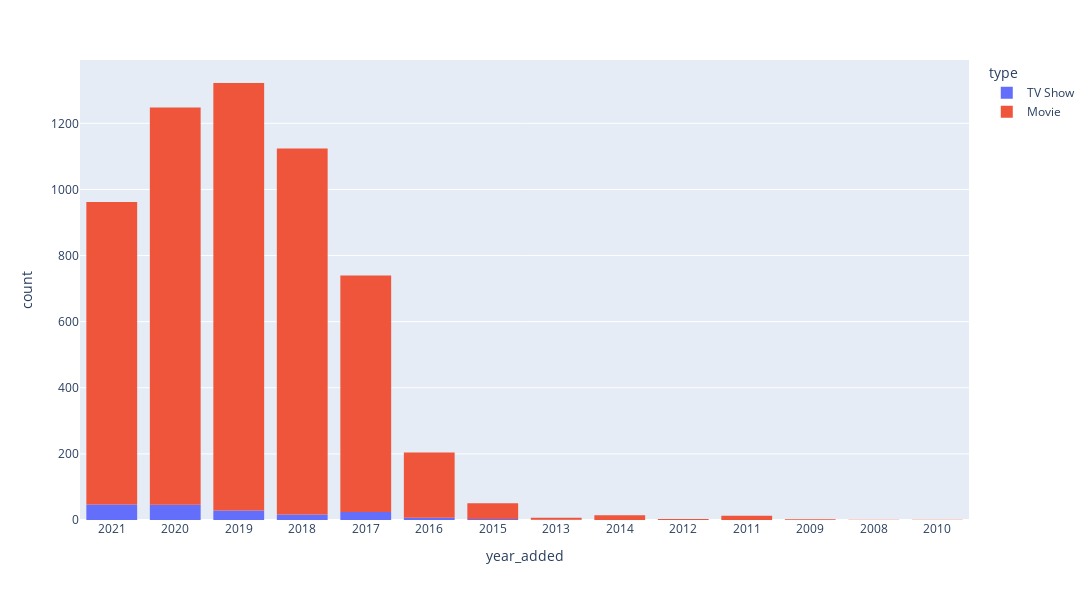

This figure's notebook cell:
### Code cell
# Bar graph showing the total trends in movies and tv shows in each year
df_content_trends = df[["type", "title", "date_added", "release_year"]]
df_content_trends["year_added"] = df_content_trends["date_added"].dt.year
df_content_trends["year_added"] = df_content_trends["year_added"].astype("str")
df_content_trends["release_year"] = df_content_trends["release_year"].astype("str")

fig = px.histogram(
    df_content_trends,
    x="year_added",
    y="type",
    color="type",
    histfunc="count"
)

fig.update_layout(
    width=1200,
    height=600,
    autosize=False,
)

fig

### Figure 1 — Plotly figure (JSON) as saved in the notebook; plotly's stock layout.template omitted (floating-point values rounded to 4 significant figures; data arrays with more than 128 entries replaced by an {"elided": "..."} marker saying what was removed)
{"data": [{"alignmentgroup": "True", "bingroup": "x", "histfunc": "count", "hovertemplate": "type=TV Show<br>year_added=%{x}<br>count=%{y}<extra></extra>", "legendgroup": "TV Show", "marker": {"color": "#636efa", "pattern": {"shape": ""}}, "name": "TV Show", "offsetgroup": "TV Show", "orientation": "v", "showlegend": true, "type": "histogram", "x": {"elided": "174 str values"}, "xaxis": "x", "y": {"elided": "174 str values"}, "yaxis": "y"}, {"alignmentgroup": "True", "bingroup": "x", "histfunc": "count", "hovertemplate": "type=Movie<br>year_added=%{x}<br>count=%{y}<extra></extra>", "legendgroup": "Movie", "marker": {"color": "#EF553B", "pattern": {"shape": ""}}, "name": "Movie", "offsetgroup": "Movie", "orientation": "v", "showlegend": true, "type": "histogram", "x": {"elided": "5518 str values"}, "xaxis": "x", "y": {"elided": "5518 str values"}, "yaxis": "y"}], "layout": {"autosize": false, "barmode": "relative", "height": 600, "legend": {"title": {"text": "type"}, "tracegroupgap": 0}, "margin": {"t": 60}, "width": 1200, "xaxis": {"anchor": "y", "domain": [0, 1], "title": {"text": "year_added"}}, "yaxis": {"anchor": "x", "categoryarray": ["Movie", "TV Show"], "categoryorder": "array", "domain": [0, 1], "title": {"text": "count"}}}}
